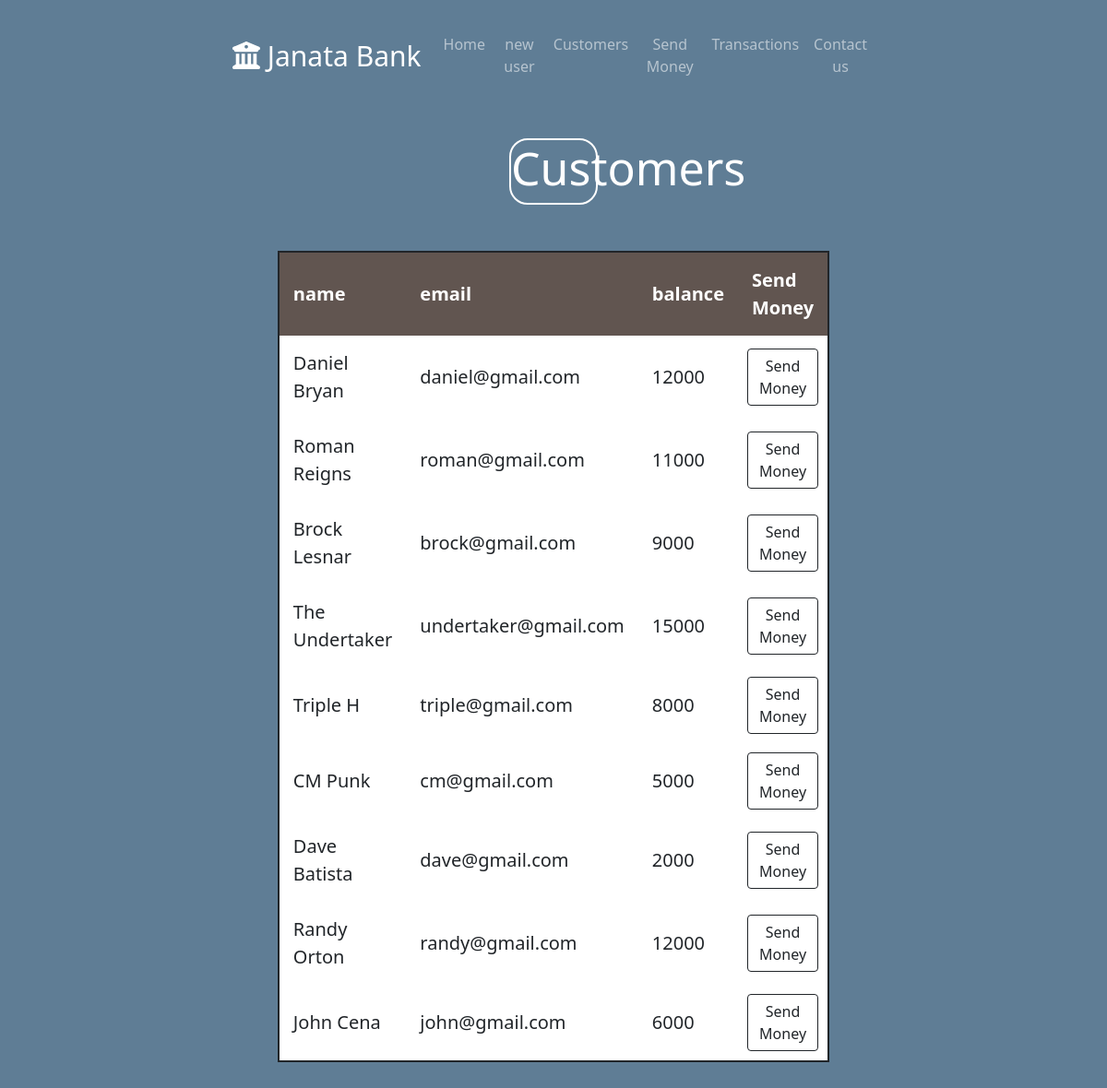
The page /customers.php on the database its author committed.
### tables this page shows
CREATE TABLE `customers` (
  `sno` int(3) NOT NULL,
  `name` text NOT NULL,
  `email` varchar(22) NOT NULL,
  `balance` bigint(3) NOT NULL,
  `date` date NOT NULL DEFAULT current_timestamp()
);

### customers.php (the view, shortened to what this page needs)
<?php
$conn = new mysqli('localhost','root','','customers');
$result = mysqli_query($conn, "SELECT * FROM customers ORDER BY sno DESC");
?>
<!DOCTYPE html>
<html lang="en" dir="ltr">
  <head>
    <link href="https://cdn.jsdelivr.net/npm/bootstrap@5.1.3/dist/css/bootstrap.min.css" rel="stylesheet"
>
    <link rel="stylesheet" href="customers.css" />
  </head>
<body>
  <div class="container-fluid">
    <section id="title">
    <nav class="navbar navbar-expand-lg navbar-dark ">
      <a class="navbar-brand" href="" style="font-size: 30px;">
        <i class="fa-solid fa-building-columns"></i> Janata Bank
      </a>
      <div class="collapse navbar-collapse nav-style" id="navbarSupportedContent">
        <ul class="navbar-nav ms-auto">
          <li class="nav-item">
            <a class="nav-text nav-link" href="index.php">Home</a>
          </li>
          <li class="nav-item">
            <a class="nav-text nav-link" href="newuser.php">new user</a>
          </li>
          <li class="nav-item">
            <a class="nav-text nav-link" href="customers.php">Customers</a>
          </li>
          <li class="nav-item">
            <a class="nav-text nav-link" href="sendmoney.php">Send Money</a>
          </li>
          <li class="nav-item">
            <a class="nav-text nav-link" href="transactions.php">Transactions</a>
          </li>
          <li class="nav-item">
            <a class="nav-text nav-link" href="contact us.php">Contact us</a>
        </li>
        </ul>
      </div>
    </nav>
  </section>
  <div class="customers-border">
    <h1>Customers</h1>
  </div>
    <table width='80%'>
      <tr>
            <th>name</th>
            <th>email</th>
            <th>balance</th>
            <th>Send Money</th>
        </tr>
        <?php
        while($row = mysqli_fetch_assoc($result)){
        echo    '
            <tr>
              <td>'.$row['name'].'</td>
              <td>'.$row['email'].'</td>
              <td>'.$row['balance'].'</td>
              <td style="padding:10px 10px 10px 10px">
              <a href="sendmoney.php?reads='.$row['email'].'"
              <button type="button" class="btn mybtn btn-outline-dark">Send Money</button>
              </a>
              </td>
            </tr>';
    }
        ?>
    </table>
  </body>
  </html>

### customers.css (style rules this page uses)
body { background-color: #5f7d95; text-align: center; }
table { margin: 50px auto; border: 2px solid; }
th,td { padding:15px; text-align:left; font-size: 20px; }
tr { background-color: white; }
th { background-color: #615550; color: white; }
h1 { font-size: 50px; color: white; }
.container-fluid { width: 60%; padding-top: 20px; }
.customers-border { border: 2px solid; margin: 50px 300px; border-radius: 20px; color: white; }

### rows shown on the page
customers: name "Daniel Bryan", email "daniel@gmail.com", balance "12000"
customers: name "Roman Reigns", email "roman@gmail.com", balance "11000"
customers: name "Brock Lesnar", email "brock@gmail.com", balance "9000"
customers: name "The Undertaker", email "undertaker@gmail.com", balance "15000"
customers: name "Triple H", email "triple@gmail.com", balance "8000"
customers: name "CM Punk", email "cm@gmail.com", balance "5000"
customers: name "Dave Batista", email "dave@gmail.com", balance "2000"
customers: name "Randy Orton", email "randy@gmail.com", balance "12000"
customers: name "John Cena", email "john@gmail.com", balance "6000"
